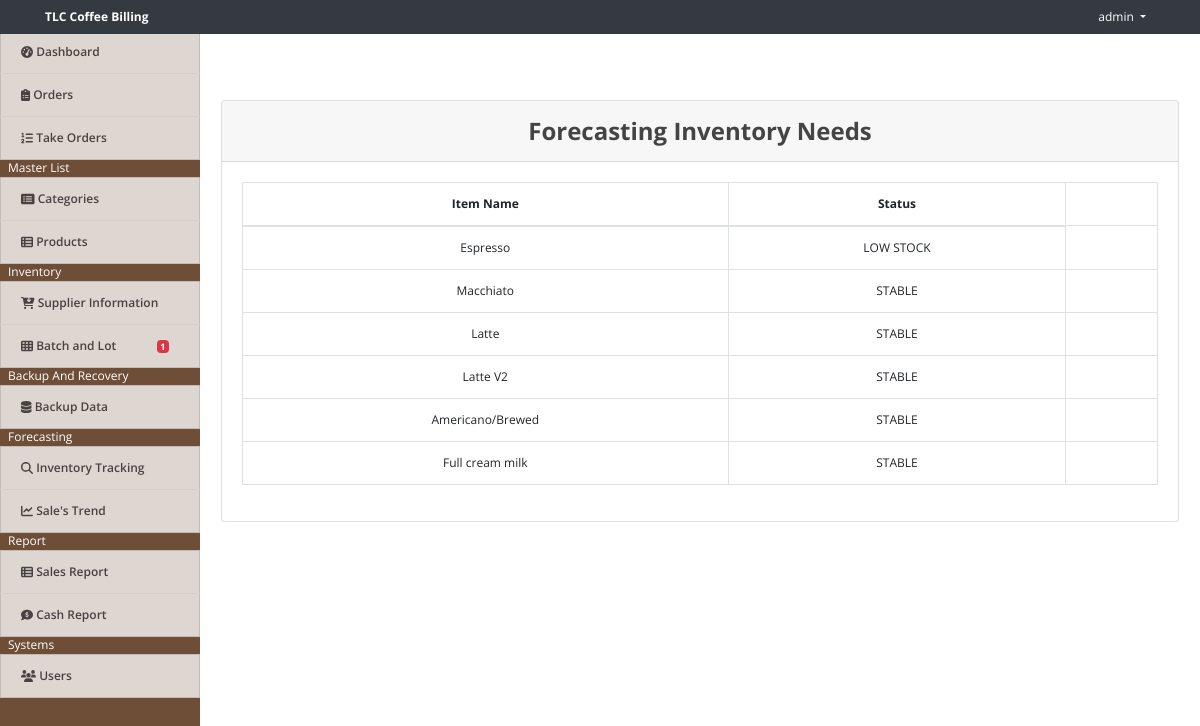
Screenshot of /index.php?page=inventory_track (signed in) with the database file from the repository.
### tables this page shows
CREATE TABLE `batch_lot` (
  `id` int(11) NOT NULL,
  `item_name` varchar(50) NOT NULL,
  `quantity` int(50) NOT NULL,
  `date_arrival` varchar(11) NOT NULL,
  `expiration_date` varchar(50) NOT NULL,
  `supplier_name` varchar(50) NOT NULL
);

### inventory_track.php (the view, shortened to what this page needs)
<div class="container" style="max-width: 1200px; margin-top: 60px;">
    <div class="row justify-content-center">
        <div class="col-md-12 text-center">
            <div class="card">
                <div class="card-header" style="font-size: 24px; font-weight: bold;">
                    Forecasting Inventory Needs
                </div>
                <div class="card-body">
                    <table class="table table-bordered table-hover">
                        <thead>
                            <tr>
                                <th class="text-center">Item Name</th>
                                <th class="text-center">Status</th>
                            </tr>
                        </thead>
                        <tbody>
                            <?php
                            $batch_lot = $conn->query("SELECT * FROM batch_lot ORDER BY id ASC");
                            while($row = $batch_lot->fetch_assoc()):
                                $status = '';
                                if ($row['quantity'] <= 0) {
                                    $status = 'NO STOCK';
                                } elseif ($row['quantity'] <= 10) {
                                    $status = 'LOW STOCK';
                                } else {
                                    $status = 'STABLE';
                                }
                            ?>
                            <tr>
                                <td class="text-center"><?php echo $row['item_name'] ?></td>
                                <td class="text-center"><?php echo $status ?></td>
                                <td class="text-center">
                                </td>
                            </tr>
                            <?php endwhile; ?>
                        </tbody>
                    </table>
                </div>
            </div>
        </div>
    </div>
</div>

### assets/css/style.css (style rules this page uses)
body { font-family: "Open Sans", sans-serif; color: #444444; width: 100%; height: calc(100%); font-size: 12px; }
.justify-content-center { justify-content: center !important; }

### index.php (style rules this page uses)
body { background-image: url('assets/css/coffee.jpg'); background-size: cover; background-repeat: no-repeat; }

### rows the page displays
batch_lot: item_name "Espresso", quantity "LOW STOCK"
batch_lot: item_name "Macchiato", quantity "STABLE"
batch_lot: item_name "Latte", quantity "STABLE"
batch_lot: item_name "Latte V2", quantity "STABLE"
batch_lot: item_name "Americano/Brewed", quantity "STABLE"
batch_lot: item_name "Full cream milk", quantity "STABLE"

### other values shown
$_SESSION['login_name'] "admin"
$quantityCount "1"
